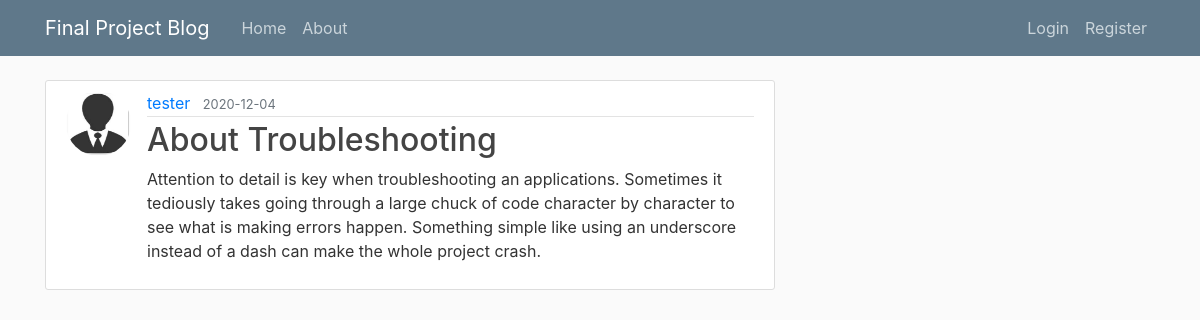
The app's page /post/4 with its own data.
### finalprojectblog/models.py (models this page shows, shortened)
class User(db.Model, UserMixin):
    id = db.Column(db.Integer, primary_key=True)
    username = db.Column(db.String(20), unique=True, nullable=False)
    email = db.Column(db.String(120), unique=True, nullable=False)
    image_file = db.Column(db.String(20), nullable=False, default='default.jpg')
    password = db.Column(db.String(60), nullable=False)
    posts = db.relationship('Post', backref='author', lazy=True)

class Post(db.Model):
    id = db.Column(db.Integer, primary_key=True)
    title = db.Column(db.String(100), nullable=False)
    date_posted = db.Column(db.DateTime, nullable=False, default=datetime.utcnow)
    content = db.Column(db.Text, nullable=False)
    user_id = db.Column(db.Integer, db.ForeignKey('user.id'), nullable=False)

### finalprojectblog/routes.py (the view)
@app.route("/post/<int:post_id>")
def post(post_id):
    post = Post.query.get_or_404(post_id)
    return render_template('post.html', title=post.title, post=post)

### finalprojectblog/templates/post.html (shortened to what this page needs)
{% extends "layout.html" %}
{% block content %}
    <article class="media content-section">
        <img class="rounded-circle article-img" src="{{ url_for('static', filename='profile_pics/' + post.author.image_file) }}">
        <div class="media-body">
            <div class="article-metadata">
              <a class="mr-2" href="#">{{ post.author.username }}</a>
              <small class="text-muted">{{ post.date_posted.strftime("%Y-%m-%d") }}</small>
            </div>
            <h2 class="article-title">{{ post.title }}</h2>
            <p class="article-content">{{ post.content }}</p>
        </div>
    </article>
{% endblock content %}

### finalprojectblog/static/main.css (style rules this page uses)
body { background: #fafafa; color: #333333; margin-top: 5rem; }
h1, h2, h3, h4, h5, h6 { color: #444444; }
.content-section { background: #ffffff; padding: 10px 20px; border: 1px solid #dddddd; border-radius: 3px; margin-bottom: 20px; }
.article-title { color: #444444; }
.article-content { white-space: pre-line; }
.article-img { height: 65px; width: 65px; margin-right: 16px; }
.article-metadata { padding-bottom: 1px; margin-bottom: 4px; border-bottom: 1px solid #e3e3e3 }

### records on screen
User: image_file (placeholder picture), author.username "tester"
Post: date_posted "2020-12-04", title "About Troubleshooting", content "Attention to detail is key when troubleshooting an applications. Sometimes it tediously takes going through a large chuck of code character by character to see what is making errors happen. Something simple like using an underscore instead of a dash can make the whole project crash."
